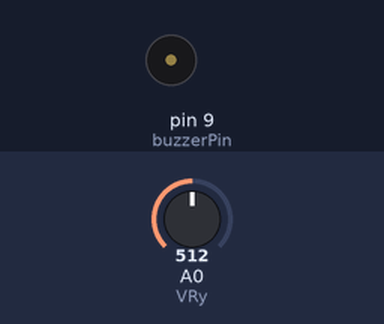
Bench run of a sketch on a simulated Arduino Uno, built with avr-gcc and run on an emulated ATmega328P. Parts: buzzer (waves = sounding, pin HIGH). Inputs (shaded band) come from the test bench; at power-on: A0 (VRy) = 512.

Above: at 1.2 s.
1.3 s: A0 (VRy) set to 536
At 1.45 s:
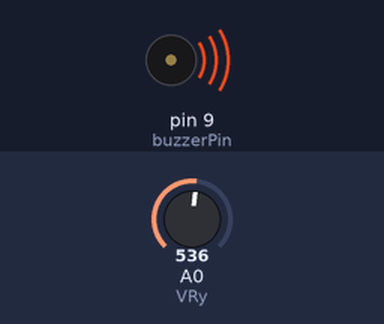
4.3 s: A0 (VRy) set to 511
At 5.6 s:
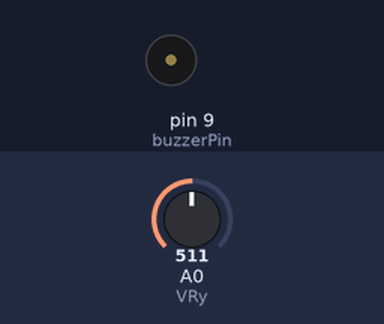
5.9 s: A0 (VRy) set to 716
At 6.05 s:
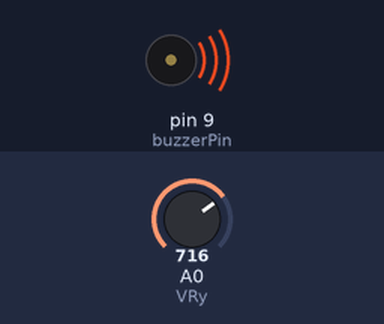
Timing chart, 0 to 14.9 s (numbered marks = the images above; inputs shaded):
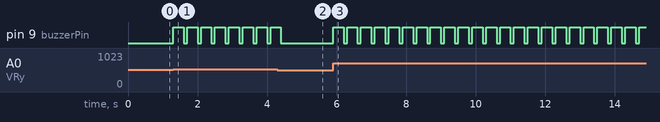

The sketch:

CWKey.ino
```cpp
const int VRy = A0;           // select the input pin for the potentiometer
const int buzzerPin = 9;      // select the pin for the buzzer
const int pause = 100;        // change length of pause; dot = 1 pause and dash = 3 dots

const int mid = 1024 / 2;     // when joystick is in the middle in the ideal world
const int err = 10;           // used for determining threshold

int yPosition = 0;
int beep = 0;

void setup() {
  pinMode(VRy, INPUT);
  pinMode(buzzerPin, OUTPUT);
}

void loop() {
  while(1){
    yPosition = analogRead(VRy);

    if(yPosition > mid + err) {
      beep = pause * 3;
    } else if (yPosition < mid - err) {
      beep = pause;
    } else {
      break;
    }

    digitalWrite(buzzerPin, HIGH);
    delay(beep);
    digitalWrite(buzzerPin, LOW);
    delay(pause);
  }
}
```

Measured:
- the behaviour switches between 522 and 523 on A0 (VRy) (found by bisection; images 0 and 1)
- after the input at 1.3 s, pin 9 (buzzerPin): alternates HIGH for 0.30 s and LOW for 0.10 s, starting at once
- after the input at 4.3 s, pin 9 (buzzerPin): goes on until 4.4 s, then stays LOW
- after the input at 5.9 s, pin 9 (buzzerPin): alternates HIGH for 0.30 s and LOW for 0.10 s, starting at once
